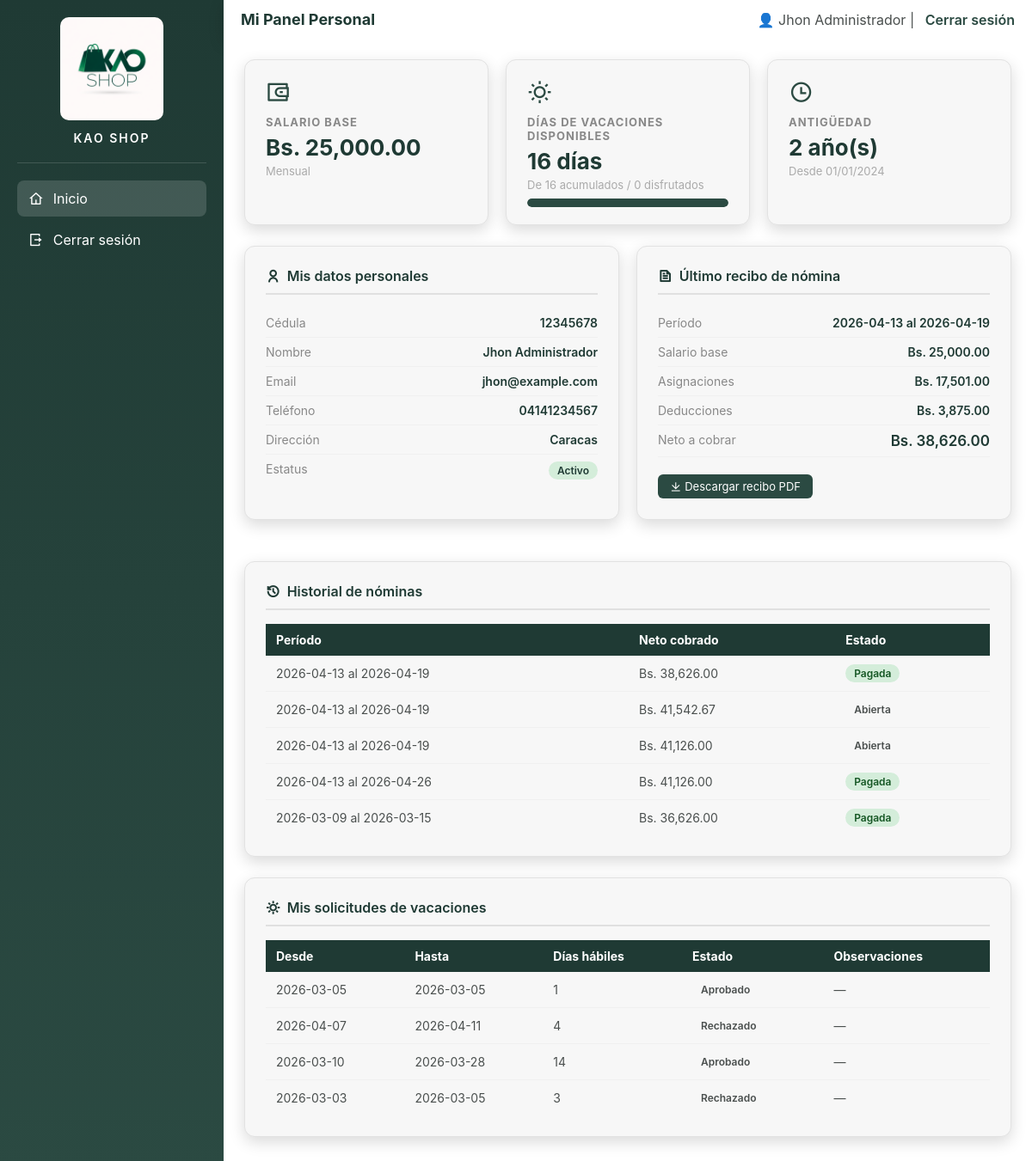
/PHP/trabajador.php (signed in), run on an earlier commit of the app's database.
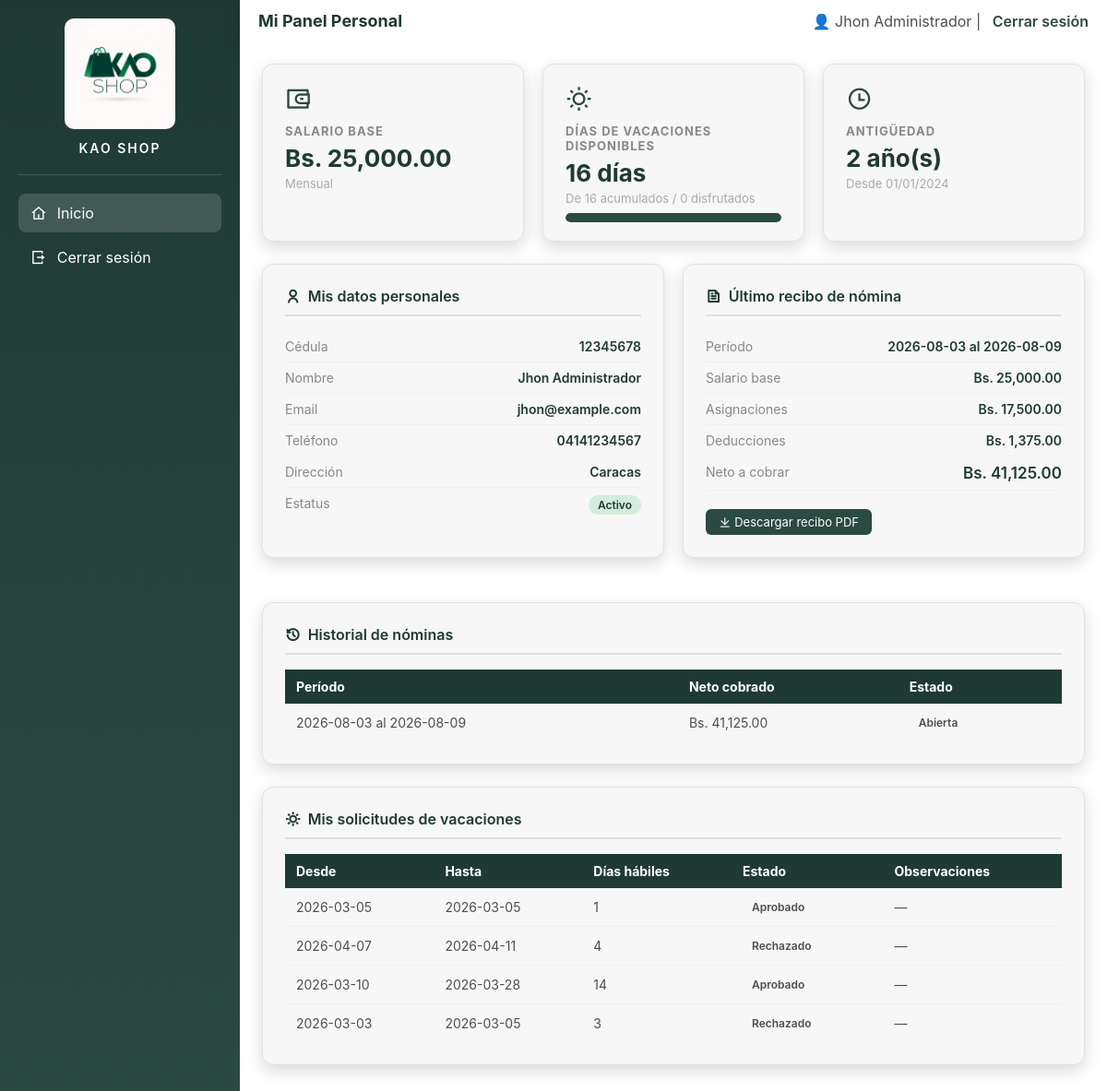
And on a later commit of the database.
### tables this page shows
CREATE TABLE `detalle_nomina` (
  `id_detalle` int(11) NOT NULL,
  `id_nomina` int(11) NOT NULL,
  `empleado_id` int(11) NOT NULL,
  `salario_base` decimal(12,2) NOT NULL DEFAULT 0.00,
  `total_asignaciones` decimal(12,2) DEFAULT 0.00,
  `total_horas_extra` decimal(10,2) NOT NULL DEFAULT 0.00,
  `total_deducciones` decimal(12,2) DEFAULT 0.00,
  `total_pagar` decimal(12,2) DEFAULT 0.00,
  `feriados_trabajados` tinyint(1) NOT NULL DEFAULT 0,
  `monto_recargo` decimal(10,2) NOT NULL DEFAULT 0.00
);

CREATE TABLE `nomina` (
  `id_nomina` int(11) NOT NULL,
  `fecha_inicio` date NOT NULL,
  `fecha_fin` date NOT NULL,
  `tipo` enum('semanal','quincenal','mensual') DEFAULT 'mensual',
  `estado` enum('abierta','cerrada','pagada') DEFAULT 'abierta',
  `creada_por` varchar(100) DEFAULT NULL,
  `fecha_creacion` timestamp NOT NULL DEFAULT current_timestamp()
);

### PHP/trabajador.php (the view, shortened to what the changed rows need)
<?php
include("db.php");
$empleado_id = $_SESSION['empleado_id'];
$sql_nom = "SELECT dn.id_detalle, dn.salario_base, dn.total_asignaciones,
                   dn.total_deducciones, dn.total_pagar,
                   n.fecha_inicio, n.fecha_fin, n.estado AS estado_nomina
            FROM detalle_nomina dn
            INNER JOIN nomina n ON n.id_nomina = dn.id_nomina
            WHERE dn.empleado_id = $empleado_id
            ORDER BY n.fecha_inicio DESC
            LIMIT 1";
$res_nom = mysqli_query($conexion, $sql_nom);
$recibo  = mysqli_fetch_assoc($res_nom);
$sql_vac = "SELECT fecha_inicio, fecha_fin, dias_habiles, estado, observaciones
            FROM vacaciones
            WHERE empleado_id = $empleado_id
            ORDER BY creada_en DESC
            LIMIT 5";
$res_vac = mysqli_fetch_all(mysqli_query($conexion, $sql_vac), MYSQLI_ASSOC);
$sql_hist = "SELECT dn.total_pagar, n.fecha_inicio, n.fecha_fin, n.estado
             FROM detalle_nomina dn
             INNER JOIN nomina n ON n.id_nomina = dn.id_nomina
             WHERE dn.empleado_id = $empleado_id
             ORDER BY n.fecha_inicio DESC
             LIMIT 5";
$res_hist = mysqli_fetch_all(mysqli_query($conexion, $sql_hist), MYSQLI_ASSOC);
?>
<!DOCTYPE html>
<html lang="es">
<head>
<link rel="stylesheet" href="../css/administrador.css">
<link href="https://cdn.jsdelivr.net/npm/remixicon@4.2.0/fonts/remixicon.css" rel="stylesheet">
</head>
<body>
<div class="main">
    <header>
        <h2>Mi Panel Personal</h2>
    </header>
    <div class="contenido">
        <div class="panel-grid">
            <div class="seccion">
                <?php if ($recibo): ?>
                    <div class="dato-fila"><span>Período</span><span><?php echo $recibo['fecha_inicio'] . ' al ' . $recibo['fecha_fin']; ?></span></div>
                    <div class="dato-fila"><span>Salario base</span><span>Bs. <?php echo number_format($recibo['salario_base'], 2); ?></span></div>
                    <div class="dato-fila"><span>Asignaciones</span><span>Bs. <?php echo number_format($recibo['total_asignaciones'], 2); ?></span></div>
                    <div class="dato-fila"><span>Deducciones</span><span>Bs. <?php echo number_format($recibo['total_deducciones'], 2); ?></span></div>
                    <div class="dato-fila"><span>Neto a cobrar</span><span style="color:#1f3a34;font-size:17px;">Bs. <?php echo number_format($recibo['total_pagar'], 2); ?></span></div>
                    <br>
                    <a class="btn-recibo" href="ver_detalle_individual.php?id_detalle=<?php echo $recibo['id_detalle']; ?>" target="_blank">
                        <i class="ri-download-line"></i> Descargar recibo PDF
                    </a>
                <?php else: ?>
                    <p class="sin-datos">Aún no tienes recibos de nómina registrados.</p>
                <?php endif; ?>
            </div>
        </div>
        <div class="seccion">
            <?php if (!empty($res_hist)): ?>
            <table>
                <tr>
                    <th>Período</th>
                    <th>Neto cobrado</th>
                    <th>Estado</th>
                </tr>
                <?php foreach ($res_hist as $h): ?>
                <tr>
                    <td><?php echo $h['fecha_inicio'] . ' al ' . $h['fecha_fin']; ?></td>
                    <td>Bs. <?php echo number_format($h['total_pagar'], 2); ?></td>
                    <td><span class="badge <?php echo $h['estado']; ?>"><?php echo ucfirst($h['estado']); ?></span></td>
                </tr>
                <?php endforeach; ?>
            </table>
            <?php else: ?>
                <p class="sin-datos">No hay nóminas registradas todavía.</p>
            <?php endif; ?>
        </div>
        <div class="seccion">
            <?php if (!empty($res_vac)): ?>
            <table>
                <tr>
                    <th>Desde</th>
                    <th>Hasta</th>
                    <th>Días hábiles</th>
                    <th>Estado</th>
                    <th>Observaciones</th>
                </tr>
            </table>
            <?php else: ?>
                <p class="sin-datos">No tienes solicitudes de vacaciones registradas.</p>
            <?php endif; ?>
        </div>
    </div>
</div>
</body>
</html>

What changed in the data, as far as the page shows it:
removed detalle_nomina: id_nomina.fecha_inicio "2026-04-13", id_nomina.fecha_fin "2026-04-19", salario_base "25,000.00", total_asignaciones "17,501.00", total_deducciones "3,875.00", total_pagar "38,626.00"
now on this page (row edited): detalle_nomina: id_nomina.fecha_inicio "2026-08-03", id_nomina.fecha_fin "2026-08-09", salario_base "25,000.00", total_asignaciones "17,500.00", total_deducciones "1,375.00", total_pagar "41,125.00"
Also different on the page:
new list line: "2026-08-03 al 2026-08-09 Bs. 41,125.00 Abierta"
list line gone: "2026-04-13 al 2026-04-19 Bs. 38,626.00 Pagada"
list line gone: "2026-04-13 al 2026-04-19 Bs. 41,542.67 Abierta"
list line gone: "2026-04-13 al 2026-04-19 Bs. 41,126.00 Abierta"
list line gone: "2026-04-13 al 2026-04-26 Bs. 41,126.00 Pagada"
list line gone: "2026-03-09 al 2026-03-15 Bs. 36,626.00 Pagada"
